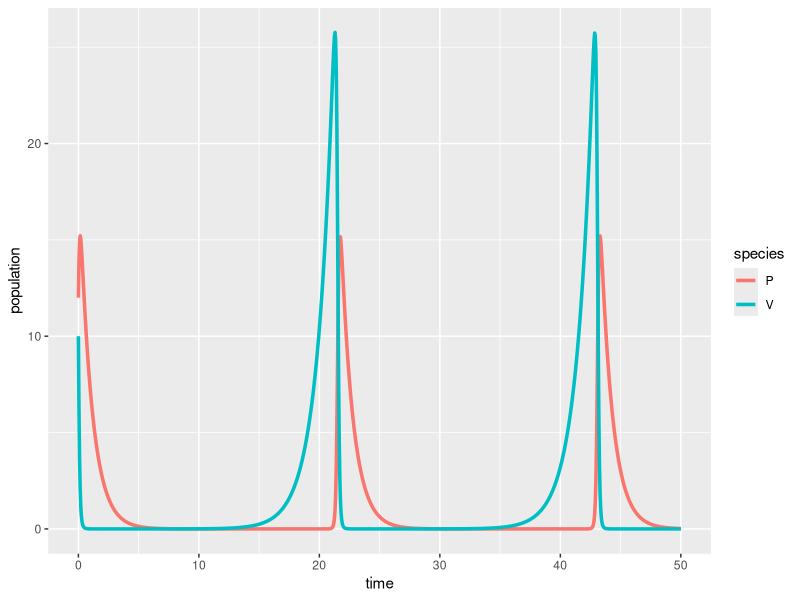

Source code (R):
## ---- chunk 1
#| message: false
#| warning: false
# load libraries ----
library(tidyverse)
library(deSolve)
library(kableExtra)
## ---- chunk 2
# Create a sequence of times (days) ----
time <- seq(from = 0, to = 50, by = 0.05)

# Set some parameter values (these can change - keep it in mind) ----
parameters <- c(r = .75, alpha = 0.8, beta = 0.5, q = 1)

# Set the initial condition (prey and predator populations at t = 0) ----
# Recall: V = prey, P = predator
init_cond <- c(V = 10, P = 12)

# Prepare the series of differential equations as a function ----
lv_equations <- function(time, init_cond, parameters) {
  with(as.list(c(init_cond, parameters)), {
    dVdt = r * V - alpha * V * P
    dPdt = beta * V * P - q * P
    return(list(c(dVdt, dPdt)))
  })
}

# Find the approximate the solution using `deSolve::ode()` ----
approx_lv <- ode(y = init_cond, times = time, func = lv_equations, parms = parameters)

# Check the class ----
class(approx_lv)

# We really want this to be a data frame, AND we want both prey (V) and predator (P) to be in the same column -- we'll learn why in EDS 221 (tidy data) ----
approx_lk_df <- data.frame(approx_lv) |> 
  pivot_longer(cols = c(V, P), names_to = "species", values_to = "population")

# Plot it ----
ggplot(data = approx_lk_df, aes(x = time, y = population)) +
  geom_line(aes(color = species), linewidth = 1.2)
